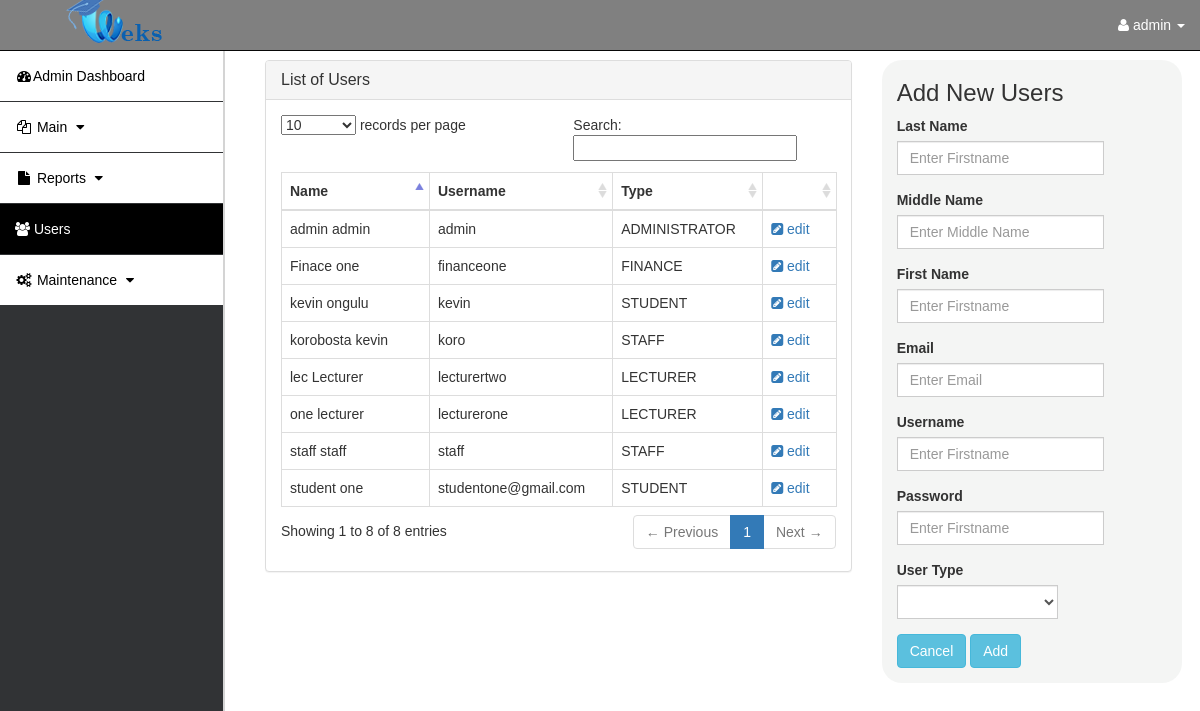
The page /rms.php?page=users (signed in) on the database as committed earlier.
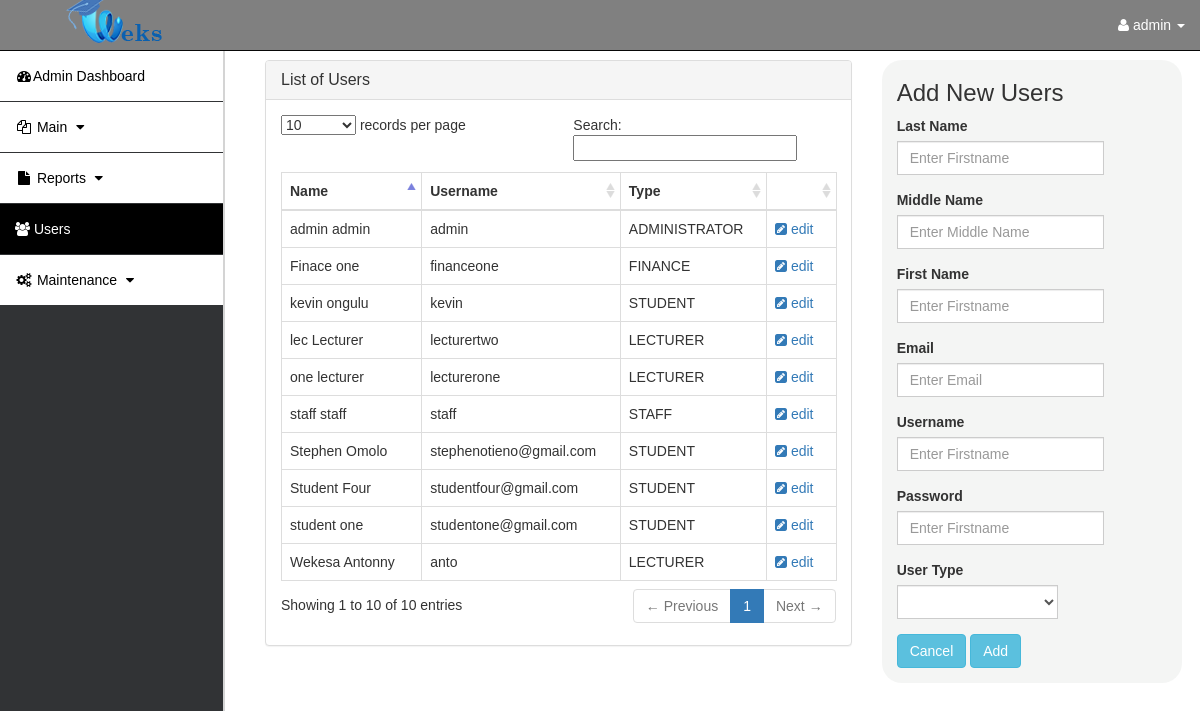
The same page on the database as committed later.
### tables this page shows
CREATE TABLE `user` (
  `USER_ID` int(11) NOT NULL,
  `LASTNAME` varchar(30) NOT NULL,
  `FIRSTNAME` varchar(30) NOT NULL,
  `MIDDLE_NAME` varchar(100) NOT NULL,
  `USERNAME` varchar(100) NOT NULL,
  `USER_TYPE` varchar(15) NOT NULL,
  `ADDRESS` varchar(255) NOT NULL,
  `GENDER` varchar(10) NOT NULL,
  `DOB` date NOT NULL DEFAULT current_timestamp(),
  `EMAIL` varchar(100) NOT NULL,
  `PASSWORD` varchar(255) NOT NULL DEFAULT '0192023a7bbd73250516f069df18b500'
);

### users.php (the view, shortened to what this page needs)
       <div class="col-md-8">
              <div class="panel panel-default">
        <div class="panel-heading">
          <h3 class="panel-title">List of Users</h3>
        </div>
        <div class="panel-body">
  <table id="students" class="table table-hover table-bordered">
    <thead>
      <tr id="heads">
        <th style="width:20%">Name</th>
        <th style="width:10%">Username</th>
        <th style="width:10%">Type</th>
        <th style="width:10%"></th>
      </tr>
    </thead>
    <tbody>
    <?php
    include 'db.php';
    $sql=  mysqli_query($conn, "SELECT * FROM user ");
    while($row = mysqli_fetch_assoc($sql)) {
    ?>
    <form method="post" action="update_subject.php">
      <tr>
        <td><?php echo $row['FIRSTNAME']." ".$row['LASTNAME'] ?></td>
        <td><?php echo $row['USERNAME'] ?></td>
        <td><?php echo $row['USER_TYPE'] ?></td>
        <td><a data-toggle="modal" data-target="#edit_user" data-id="<?php echo $row['USER_ID'] ?>" id="getUser"><i class="fa fa-pencil-square" aria-hidden="true"></i> edit</a></td>
      </tr>
      </form>
      <?php
    } mysqli_close($conn);
      ?>
    </tbody>
  </table>
</div>
</div>
</div>
      <div class="col-md-4">
            <div class="container frm-new">
      <div class="row main">
        <div class="main-login main-center">
        <h3>Add New Users</h3>
          <form class="" method="post">
            <div class="form-group">
              <label for="sub" class="cols-sm-2 control-label">Last Name</label>
              <div class="cols-sm-4">
                <div class="input-group">
        <input type="text" class="form-control" style="text-transform: capitalize;" id="fname" name="fname" placeholder="Enter Firstname" required>
                </div>
              </div>
            </div>
            <div class="form-group">
              <label for="sub" class="cols-sm-2 control-label">Middle Name</label>
              <div class="cols-sm-4">
                <div class="input-group">
                    <input type="text" class="form-control" style="text-transform: capitalize;" id="fname" name="mname" placeholder="Enter Middle Name" required>
                </div>
              </div>
            </div>
            <div class="form-group">
              <label for="sub" class="cols-sm-2 control-label">First Name</label>
              <div class="cols-sm-4">
                <div class="input-group">
                    <input type="text" class="form-control" style="text-transform: capitalize;" id="fname" name="lname" placeholder="Enter Firstname" required>
                </div>
              </div>
            </div>
            <div class="form-group">
              <label for="sub" class="cols-sm-2 control-label">Email</label>
              <div class="cols-sm-4">
                <div class="input-group">
                    <input type="email" class="form-control"  id="fname" name="email" placeholder="Enter Email" required>
                </div>
              </div>
            </div>
            <div class="form-group">
              <label for="sub" class="cols-sm-2 control-label">Username</label>
              <div class="cols-sm-4">
                <div class="input-group">
                  <input type="text" class="form-control" id="fname" name="user" placeholder="Enter Firstname" required>
                </div>
              </div>
            </div>
            <div class="form-group">
              <label for="sub" class="cols-sm-2 control-label">Password</label>
              <div class="cols-sm-4">
                <div class="input-group">
                  <input type="password" class="form-control" id="fname" name="pwd" placeholder="Enter Firstname" required>
                </div>
              </div>
            </div>
            <div class="form-group">
              <label for="sub" class="cols-sm-2 control-label">User Type</label>
              <div class="cols-sm-4">
                <div class="input-group">
        <select class="form-control" name="type" id="sel1" required>
        <option></option>
          <option value="ADMINISTRATOR">ADMINISTRATOR</option>
        </select>
      </div>
              </div>
            </div>
            <div class="form-group ">
            <input type="reset" class="btn btn-info " id="reset" name="reset" value="Cancel">
              <button class="btn btn-info">Add</button>
            </div>
          </form>
        </div>
      </div>
    </div>

### rms.php (shortened to what this page needs)
<!DOCTYPE html>
<html lang="en">
<head>
    <link href="asset/css/bootstrap.min.css" rel="stylesheet">
    <link href="asset/css/sb-admin.css" rel="stylesheet">
    <link href="asset/css/plugins/morris.css" rel="stylesheet">
    <link href="asset/font-awesome/css/font-awesome.min.css" rel="stylesheet" type="text/css">
    <link href="datatables/dataTables.bootstrap.css" rel="stylesheet">
    <link href="asset/css/styles.css" rel="stylesheet">
</head>
<body >
    <div id="wrapper">
        <nav class="navbar navbar-inverse navbar-fixed-top" role="navigation">
            <div  class="navbar-header">
                <a style="margin-top: -20px" class="navbar-brand" href=""><b>&nbsp;&nbsp;&nbsp; <img src="asset/images/logo.png"></b></a>
            </div>
            <ul class="nav navbar-right top-nav">
                <li class="dropdown">
                    <a href="#" class="dropdown-toggle" data-toggle="dropdown"><i class="fa fa-user"></i>
                <?php echo $_SESSION['fname']?>
                    <b class="caret"></b></a>
                    <?php
            include 'db.php';
            $sql = mysqli_query($conn,"SELECT * FROM user where USER_ID = '".$_SESSION['ID']."'");
            $row = mysqli_fetch_assoc($sql);
                ?>
                        </li>
                    </ul>
            <div class="collapse navbar-collapse navbar-ex1-collapse">
            <?php
            if($row['USER_TYPE'] == 'ADMINISTRATOR'){
                include 'sidebar.php';
            }else if ($row['USER_TYPE'] == 'STAFF'){
                include 'sidebar_staff.php';
            }
            ?>
            </div>
        </nav>
        <div id="page-wrapper">
            <div class="container-fluid">
<?php
$page = $_GET['page'];
$pages = array('home', 'Students', 'subjects','student_p','records','record','addrecord','report','program','statistical','form137','list_report','student_report','users','school_year','grade','advisers','database','candidates','candidates_list', 'candidates_report','logs','configure_fee','semester_units','registered_units','student_performance_report','student_payment_report','finance_fee_payment_report','record_payment','lecturer_student_scores','students_report','courses_report','units_report','student_performance_report_admin','unit_students','unit_performance','unit_grades','single_unit_performance','verify_transcript','fee_balances');
if (!empty($page)) {
    if(in_array($page,$pages)) {
        $page .= '.php';
        include($page);
    }
    else {
        echo 'Page not found. Return
        <a href="rms.php?page=home">home</a>';
    }
}
?>
            </div>
        </div>
    </div>
                 </div>
</body>
</html>

### sidebar.php (shortened to what this page needs)
 <ul class="nav navbar-nav side-nav">
 <li>
<a href="rms.php?page=home"><i class="fa fa-fw fa-dashboard"></i>Admin Dashboard</a>
</li>
<li>
<a id=demo1 href="javascript:void(0)" data-toggle="collapse" data-target="#masterlistCollapse"><i class="fa fa-fw fa-files-o"></i> Main <i class="fa fa-fw fa-caret-down"></i></a>
</li>
<li>
    <a href="javascript:void(0)" data-toggle="collapse" data-target="#reportsCollapse"><i class="fa fa-fw fa-file"></i> Reports       <i class="fa fa-fw fa-caret-down"></i></a>
</li>
<li>
    <a href="rms.php?page=users"><i class="fa fa-users"></i> Users</a>
</li>
<li>
    <a href="javascript:void(0)" data-toggle="collapse" data-target="#maintenanceCollapse"><i class="fa fa-fw fa-gears"></i> Maintenance       <i class="fa fa-fw fa-caret-down"></i></a>
</li>
</ul>

### asset/css/sb-admin.css (style rules this page uses)
body { margin-top: 100px; background-color: #222; }
@media (min-width:768px) { body { margin-top: 50px; } }
#wrapper { padding-left: 0; }
#page-wrapper { width: 100%; padding: 0; background-color: #fff; }
@media (min-width:768px) { #wrapper { padding-left: 225px; } }
@media (min-width:768px) { #page-wrapper { padding: 10px; } }
.top-nav { padding: 0 15px; }
.top-nav>li { display: inline-block; float: left; }
.top-nav>li>a { padding-top: 15px; padding-bottom: 15px; line-height: 20px; color: #999; }
@media (min-width:768px) { .side-nav { position: fixed; top: 51px; left: 225px; width: 225px; margin-left: -225px; border: none; border-radius: 0; overflow-y: auto; background-color: #222; bottom: 0; overflow-x: hidden; padding-bottom: 40px; } }
@media (min-width:768px) { .side-nav>li>a { width: 225px; } }

### asset/css/styles.css (style rules this page uses)
#page-wrapper { min-height: 870px; }
.side-nav { background-color:#313335 !important; border-right: 2px solid #d8d8d8fa; }
.navbar-inverse .navbar-nav>li { color:black; background-color:white; }
.navbar-inverse .navbar-nav>li>a { border-bottom: 1px solid #313335; }
.side-nav a { color: #000000 !important; }
.side-nav a:hover, .side-nav .active a,.side-nav a:focus { color: white !important; background-color: #000000 !important; }
.navbar-inverse { background-color: grey !important; }
.navbar-inverse .navbar-brand { color: white; }
.top-nav>li>a { color: white; }
.frm-new { display:block; background-color:rgba(208, 212, 209, 0.23); width:300px; border-radius:20px; position:fixed; z-index:1030; padding-left:30px }
* { box-sizing:border-box }
body { font-family: Verdana,sans-serif; }

Rows that differ between the two databases and show on the page:
removed user: FIRSTNAME "korobosta", LASTNAME "kevin", USERNAME "koro", USER_TYPE "STAFF"
added user: FIRSTNAME "Student", LASTNAME "Four", USERNAME "studentfour@gmail.com", USER_TYPE "STUDENT"
added user: FIRSTNAME "Wekesa", LASTNAME "Antonny", USERNAME "anto", USER_TYPE "LECTURER"
added user: FIRSTNAME "Stephen", LASTNAME "Omolo", USERNAME "stephenotieno@gmail.com", USER_TYPE "STUDENT"
Other text that changed with them:
text written by a page script: "records per page Search: Showing 1 to 8 of 8 entries ← Previous 1 Next →" → "records per page Search: Showing 1 to 10 of 10 entries ← Previous 1 Next →"
